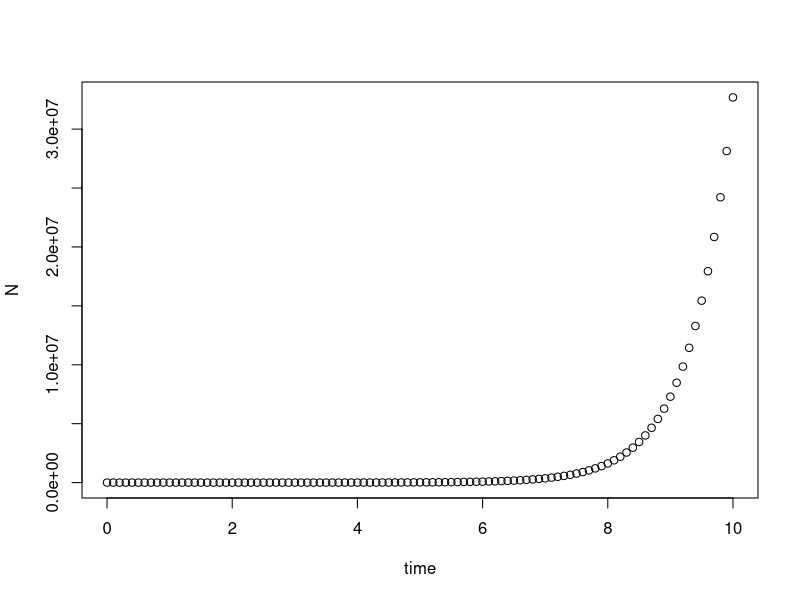
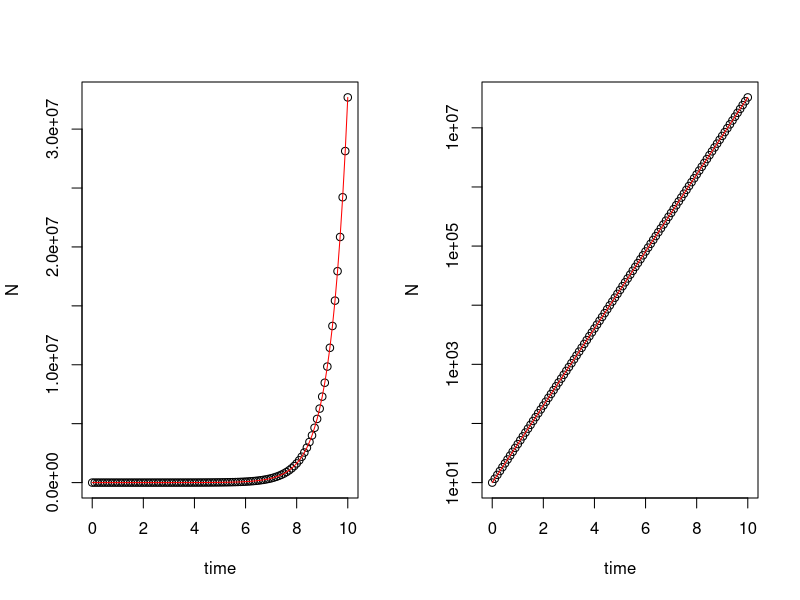
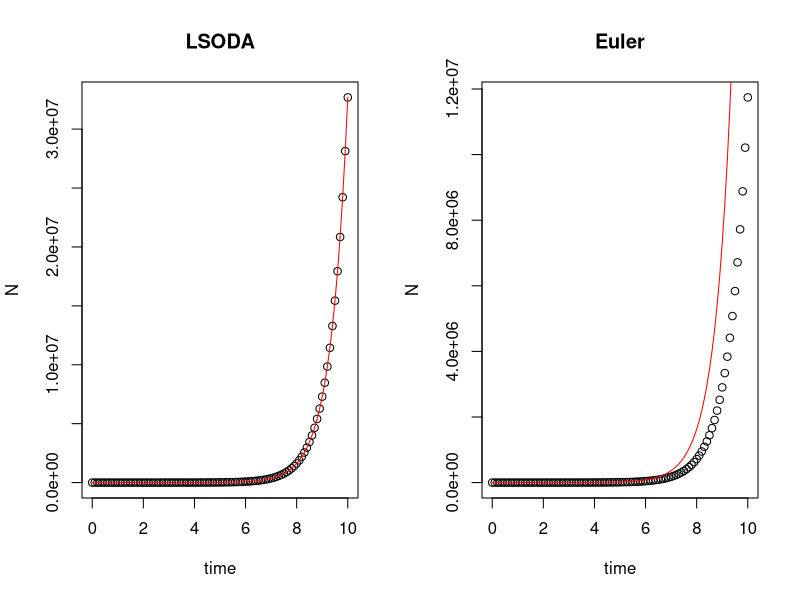
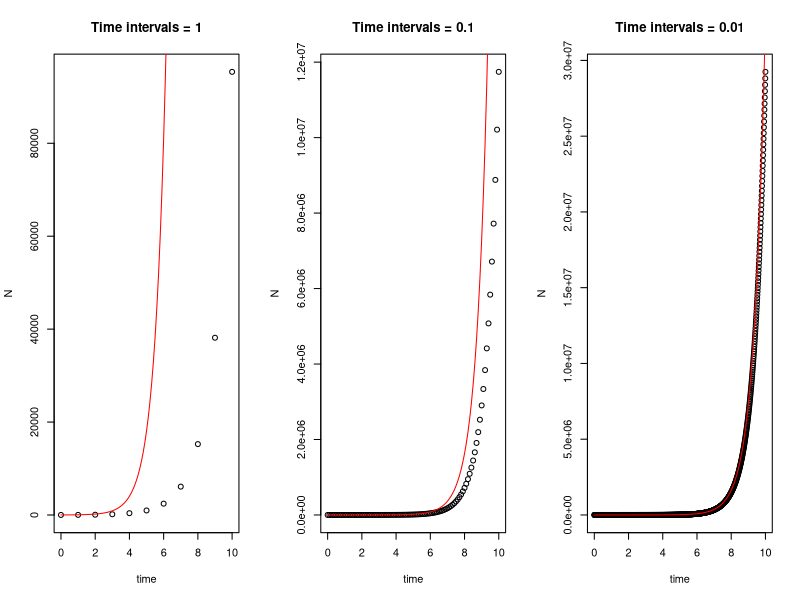
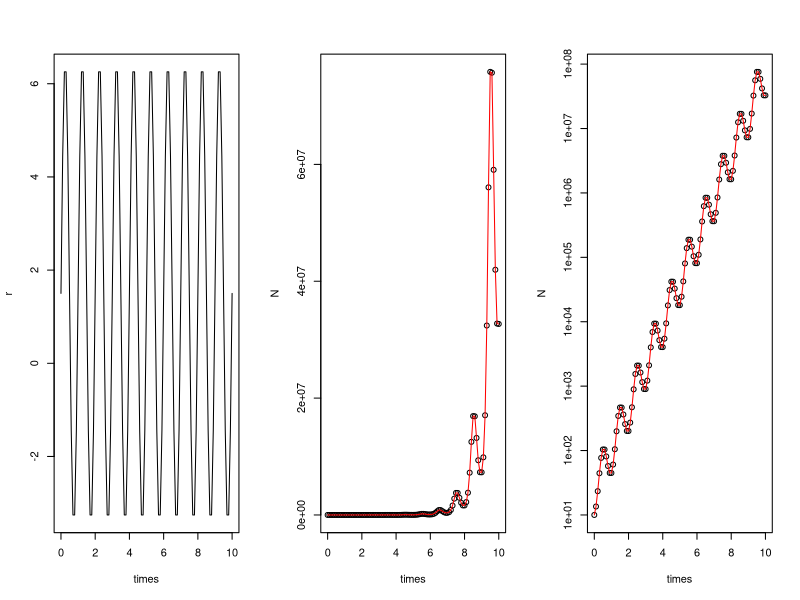
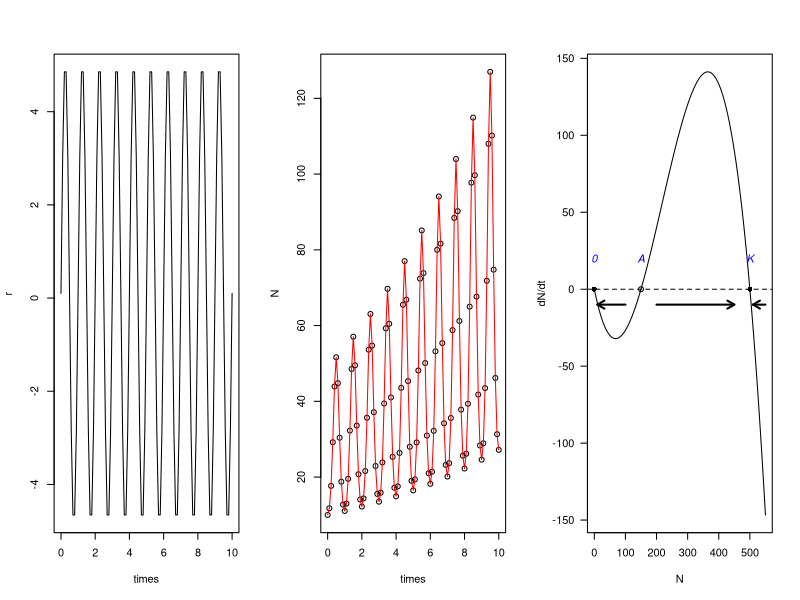
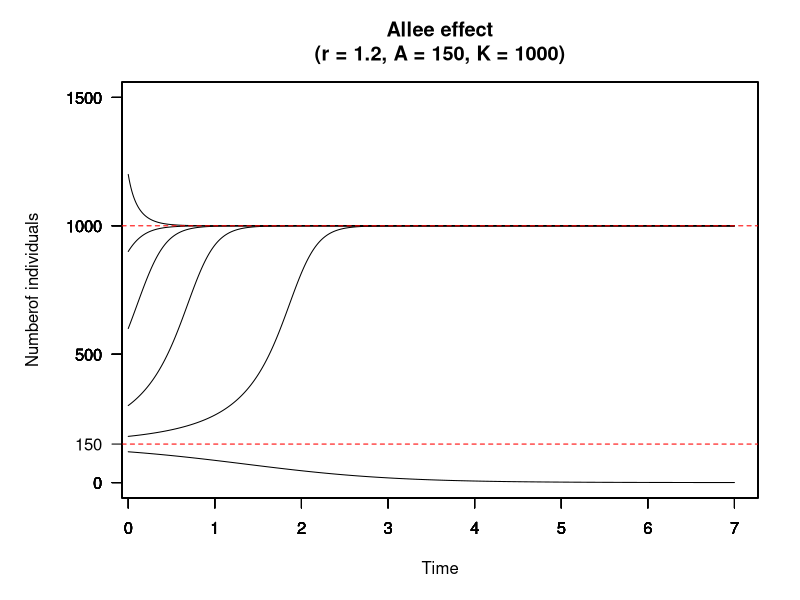

The R script that drew these images, in order:
## ---- chunk 1
library(tidyverse)
library(knitr)
library(kableExtra)

syllabus <- tibble(
  Date = c("**Week 1** <span style='vertical-align:-30%'> </span>
           <br> 9/4",
           "**Week 2** <span style='vertical-align:-30%'> </span>
           <br> 9/11",
           "**Week 3** <span style='vertical-align:-30%'> </span>
           <br> 9/18",
           "**Week 4** <span style='vertical-align:-30%'> </span>
           <br> 9/25",
           "**Week 5** <span style='vertical-align:-30%'> </span>
           <br> 10/2",
           "**Week 6** <span style='vertical-align:-30%'> </span>
           <br> 10/9",
           "**Week 7** <span style='vertical-align:-30%'> </span>
           <br> 10/16",
           "**Week 8** <span style='vertical-align:-30%'> </span>
           <br> 10/23",
           "**Week 9** <span style='vertical-align:-30%'> </span>
           <br> 10/30",
           "**Week 10** <span style='vertical-align:-30%'> </span>
           <br> 11/6",
           "**Week 11** <span style='vertical-align:-30%'> </span>
           <br> 11/13",
           "**Week 12** <span style='vertical-align:-30%'> </span>
           <br> 11/20",
           "**Week 13** <span style='vertical-align:-30%'> </span>
           <br> 11/27",
           "**Week 14** <span style='vertical-align:-30%'> </span>
           <br> 12/4",
           "**Week 15** <span style='vertical-align:-30%'> </span>
           <br> 12/11",
           "**Week 16** <span style='vertical-align:-30%'> </span>
           <br> 12/18"),
  
  `Lecture topic` = c("Introduction: what is theoretical ecology?", #week1
                      "Exponential population growth", #week2
                      "Logistic population growth and stability analysis", #week3
                      "Discrete population growth and stability analysis", #week4
                      "Metapopulations and patch occupancy models", #week5
                      "Harvesting and bifurcation", #week6
                      "Age-structured population models", #week7
                      "Lotka-Volterra model of competition: graphical analysis", #week8
                      "**Midterm exam**", #week9
                      "Lotka-Volterra model of competition: invasion analysis and linear stability analysis", #week10
                      "Predator-prey interactions (I)", #week11
                      "Predator-prey interactions (II)", #week12
                      "Multispecies models of predation: apparent competition", #week13
                      "Mechanistic models for consumer-resource dynamics", #week14
                      "Research applcations: plant-soil feedback as an example", #week15
                      "**Final exam**"), #week16
    
  Lab = c(" \\- ", #week1
          'Solving exponential growth equation using "deSolve" & Visualization', #week2
          "Simulating logistic growth", #week3
          "Logistic map and Ricker diagram", #week4
          "Metapopulations and patch occupancy models", #week5
          "Bifurcation diagram", #week6
          "Age-structured population model", #week7
          "Simulating competitive dynamics and invasion growth", #week8
          " \\-", #week9
          "Visualization of dynamics with complex eigenvalues", #week10
          "Lotka-Volterra model of predator-prey interactions and time-scale separation", #week11
          "Rosenzweig-MacArthur predator-prey model", #week12
          "Consumer-resource dynamics", #week13
          "Parameter space for apparent competition model", #week14
          " \\- ", #week15
          " \\- "), #week16
    
    
  Readings = c("[**Grainger et al., 2021**](https://doi.org/10.1086/717206)",
               "Gotelli [Ch.1], Case[Ch.1]", #week2
               " \\- ", #week3
               "Gotelli [Ch.2], Case[Ch.5], Otto & Day[Ch.5],
               [**May., 1976**](https://doi.org/10.1038/261459a0)", #week4
               "Gotelli [Ch.4], Case[Ch.16]", #week5
               "Pastor [Ch. 7], Strogatz [Ch. 3]", #week6
               "Gotelli [Ch.3], Case[Ch.3]", #week7
               "Gotelli [Ch.5], Case[Ch.14], 
               [**Broekman et al., 2019**]( https://doi.org/10.1111/ele.13349)", #week8
               " \\- ", #week9
               "Otto & Day [Ch.8],
               [**May., 1972**](https://www.nature.com/articles/238413a0)", #week10
               "Gotelli [Ch.6], Case[Ch.12, 13]", #week11
               "Gotelli [Ch.6], Case[Ch.12, 13]", #week12
               "[**Tilman., 1980**](https://doi.org/10.1086/283633),
               [**Armstrong & McGehee., 1980**](https://doi.org/10.1086/283553)", #week13
               "[**Holt., 1977**](https://doi.org/10.1016/0040-5809(77)90042-9)", #week14
               " \\- ",
               " \\- ")  
  
)

kbl(syllabus, align = "cccl", escape = F) %>%  
  kable_paper(full_width = T, 
              html_font = "Arial",
              font_size = 17) %>%
  kable_styling(bootstrap_options = c("bordered")) %>%
  row_spec(0, bold = T, color = "black", font_size = 20) %>%
  column_spec(1, width = "10em", border_right = T) %>%
  column_spec(2, width = "17em") %>%
  column_spec(3, width = "17em") %>%
  column_spec(4, width = "13em")

## ---- chunk 2
knitr::opts_chunk$set(message = F, 
                      error = F, 
                      warning = F)

## ---- chunk 3
###### part 1 ######
# install.packages("deSolve")
library(deSolve)

### (1) Model specification
exponential_model <- function(times, state, parms) {
  with(as.list(c(state, parms)), {
    dN_dt = r*N  # Exponential growth equation
    return(list(c(dN_dt)))  # Return the results
  })
}
## ---- chunk 4
### (2) Model application
times <- seq(0, 10, by = 0.1)  # Time steps to integrate over
state <- c(N = 10)  # Initial population size
parms <- c(r = 1.5)  # Intrinsic growth rate
## ---- chunk 5
# Run the ode solver
pop_size <- ode(func = exponential_model, times = times, y = state, parms = parms)

# Take a look at the results
head(pop_size)
## ---- chunk 6
plot(N ~ time, data = pop_size)
## ---- chunk 7
par(mfrow = c(1,2))
plot(N ~ time, data = pop_size) # Plot simulation data
curve(state[1]*exp(parms[1]*x), col = "red", add = T) # Adding analytic solution
plot(N ~ time, data = pop_size, log = "y") # Plot logged simulation data
curve(state[1]*exp(parms[1]*x), col = "red", add = T) # Adding analytic solution
## ---- chunk 8

###### part 2 ######
# Original setting
times <- seq(0, 10, by = 0.1)  # Time steps to integrate over
state <- c(N = 10)  # Initial population size
parms <- c(r = 1.5)  # Intrinsic growth rate
# Default: LSODA
pop_size <- ode(func = exponential_model, times = times, y = state, parms = parms)

# Euler's method
pop_size_1 <- ode(func = exponential_model, times = times, y = state, parms = parms, method = "euler")

# Compare different method
par(mfrow = c(1,2))
plot(N ~ time, data = pop_size, main = "LSODA")
curve(state[1]*exp(parms[1]*x), times[1], times[length(times)], col = "red", add = T) # correct curve
plot(N ~ time, data = pop_size_1, main = "Euler")
curve(state[1]*exp(parms[1]*x), times[1], times[length(times)], col = "red", add = T) # correct curve

# Different time intervals
times_1 <- seq(0, 10, by = 1)  # time steps to integrate over
times_2 <- seq(0, 10, by = 0.1)  # time steps to integrate over
times_3 <- seq(0, 10, by = 0.01)  # time steps to integrate over

# Euler's method
pop_size_1 <- ode(func = exponential_model, times = times_1, y = state, parms = parms, method = "euler")
pop_size_2 <- ode(func = exponential_model, times = times_2, y = state, parms = parms, method = "euler")
pop_size_3 <- ode(func = exponential_model, times = times_3, y = state, parms = parms, method = "euler")

# Compare different time intervals
par(mfrow = c(1,3))
plot(N ~ time, data = pop_size_1, main = "Time intervals = 1")
curve(state[1]*exp(parms[1]*x), col = "red", add = T) # correct curve
plot(N ~ time, data = pop_size_2, main = "Time intervals = 0.1")
curve(state[1]*exp(parms[1]*x), col = "red", add = T) # correct curve
plot(N ~ time, data = pop_size_3, main = "Time intervals = 0.01")
curve(state[1]*exp(parms[1]*x), col = "red", add = T) # correct curve
## ---- chunk 9
###### part 3 ######
### Model specification
exponential_model_fluc <- function(times, state, parms) {
  with(as.list(c(state, parms)), {
    dN_dt = (r_bar + sigma*sin(omega*times))*N  # exponential growth equation
    return(list(c(dN_dt)))  # return the results
  })
}
## ---- chunk 10
### Parameters
times <- seq(0, 10, by = 0.1)  # time steps to integrate over
state <- c(N = 10)  # initial population size
parms <- c(r_bar = 1.5, sigma = 5, omega = 2*pi)  # intrinsic growth rate
## ---- chunk 11
### Fluctuating growth rate
r = parms[1] + parms[2]*sin(parms[3]*times)
plot(r ~ times, type = "l")
## ---- chunk 12
### Solving model
pop_size <- ode(func = exponential_model_fluc, times = times, y = state, parms = parms)

### Plotting
plot(N ~ times, data = pop_size)
curve(state[1]*exp(parms[1]*x - parms[2]/parms[3]*(cos(parms[3]*x) - 1)), add = T, col = "red") # correct curve
plot(N ~ times, data = pop_size, log = "y")
curve(state[1]*exp(parms[1]*x - parms[2]/parms[3]*(cos(parms[3]*x) - 1)), add = T, col = "red") # correct curve
## ---- chunk 13
### Parameters
times <- seq(0, 10, by = 0.1)  # time steps to integrate over
state <- c(N = 10)  # initial population size
parms <- c(r_bar = 0.1, sigma = 5, omega = 2*pi)  # intrinsic growth rate

### Fluctuating growth rate
r = parms[1] + parms[2]*sin(parms[3]*times)
plot(r ~ times, type = "l")

### Solving model
pop_size <- ode(func = exponential_model_fluc, times = times, y = state, parms = parms)

### Plotting
plot(N ~ times, data = pop_size)
curve(state[1]*exp(parms[1]*x - parms[2]/parms[3]*(cos(parms[3]*x) - 1)), add = T, col = "red") # correct curve
## ---- chunk 14
knitr::include_app("https://genchanghsu0115.shinyapps.io/Logistic_mod_shinyapp/", height = "500px")
## ---- chunk 15
r = 1
A = 150
K = 500
curve(r*x*(1-x/K)*(x/A-1), from = 0, to = 550, xlim = c(0, 550),
      xlab = "N", ylab = "dN/dt", las = 1)
abline(h = 0, lty = 2)
points(y = rep(0, 3), x = c(0, A, K), pch = c(16, 1, 16))
text(x = c(0, A, K), y = rep(20, 3), labels = c("0", "A", "K"), font = 3, col = "blue")
arrows(x0 = c(100, 200, 550), y0 = -10, x1 = c(10, 450, 510), y1 = -10, length = 0.08, lwd = 2)
## ---- chunk 16
library(deSolve)
Allee <- function(t, state, pars) {
  with(as.list(c(state, pars)), {
    dN_dt = r*N*(1-N/K)*(N/A-1)
    return(list(c(dN_dt)))
    })
}
t <- seq(0, 7, by = 0.01)

state <- c(120,180, 300, 600, 900, 1200)
names(state) <- rep("N", time = length(state))
pars <- c(r = 1.2, A = 150, K = 1000)
par(mar = c(5, 4+2, 4,2) + 0.1)

for(i in 1:length(state)){
  #runthe ode solver
  pop_size <- ode(func = Allee, t = t, y = state[i], par = pars)
  plot(pop_size,ann = F, las =T, ylim = c(0, 1500), xlim = c(0.2,7))
  par(new = TRUE)
}
abline(h = 1000, col = "red", lty = 2)
abline(h = 150, col = "red", lty = 2)
axis(side = 2, at = 150, las = T)
title(main = paste0("Allee effect\n(r = ",pars["r"],
                  ", A = ",pars["A"],
                  ", K = ",pars["K"], ")"),
      xlab = "Time")
title(ylab = "Numberof individuals", line = 4)
